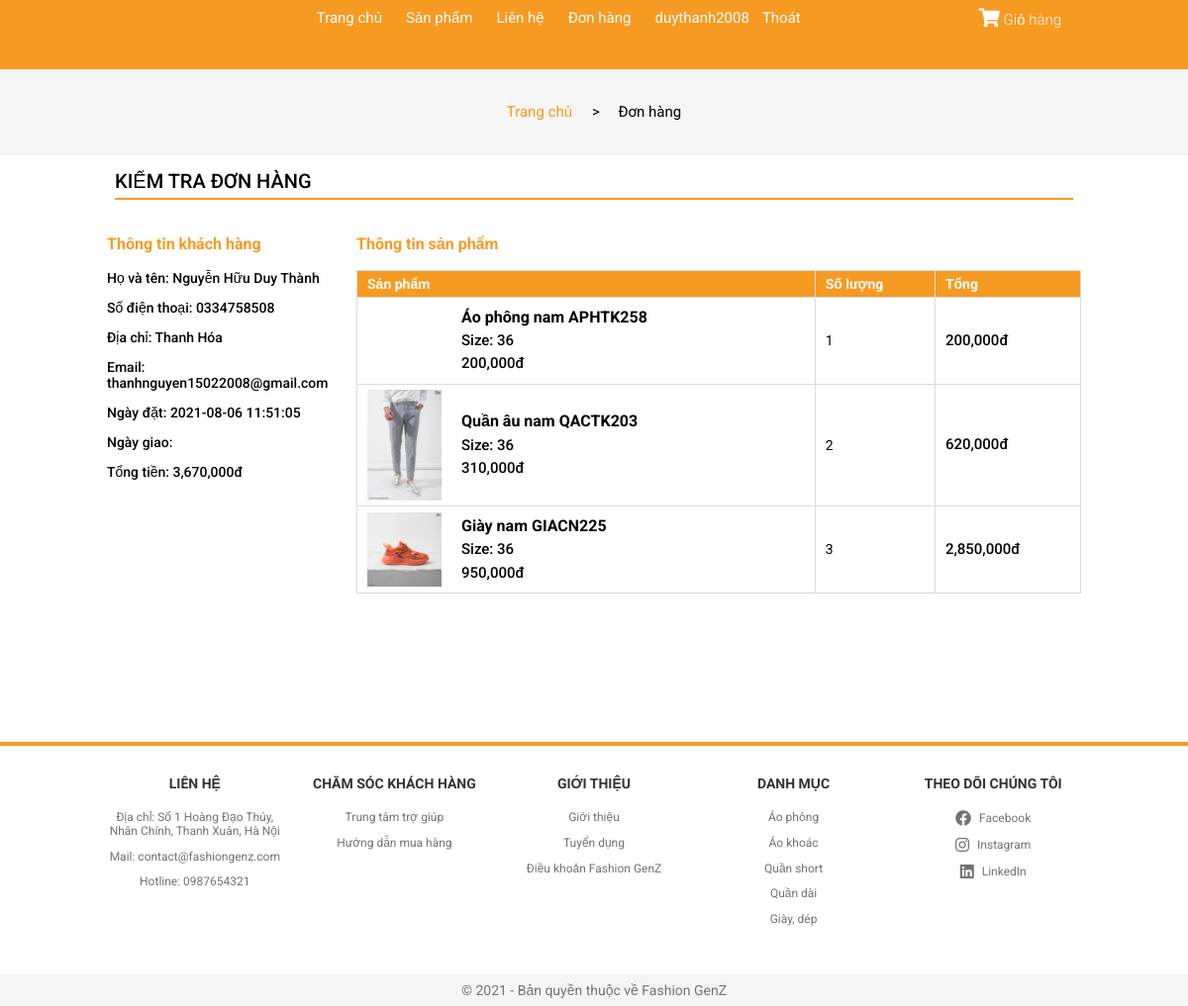
Page /?controller=chitietdonhang&id=859879 (signed in) on the earlier database version.
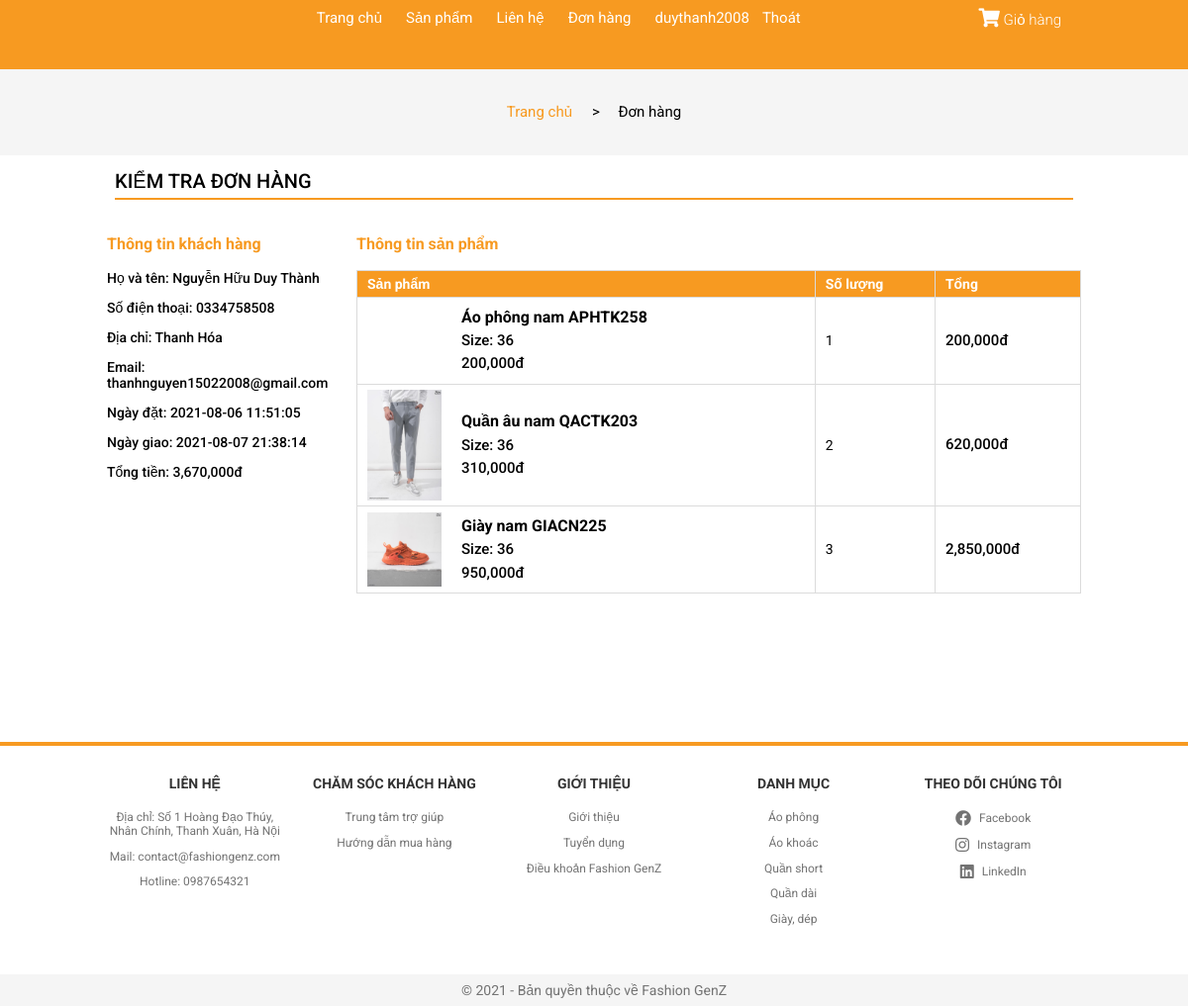
Same page on the later database version.
### tables this page shows
CREATE TABLE `user_order` (
  `id` int(11) NOT NULL,
  `fullname` varchar(100) DEFAULT NULL,
  `address` varchar(200) DEFAULT NULL,
  `email` varchar(100) DEFAULT NULL,
  `phone` varchar(20) DEFAULT NULL,
  `amount` int(11) DEFAULT NULL,
  `status` int(11) DEFAULT NULL,
  `time_order` datetime DEFAULT NULL,
  `time_delivered` datetime DEFAULT NULL,
  `user_id` int(11) DEFAULT NULL
);

### Controller/C-chitietdonhang.php (called while the page is built)
<?php
    if(isset($_SESSION['customer'])){
        $user = $database->get('user_info', array('id'=>$_SESSION['customer']));
    }
    $id = $_GET['id'];
    $package = $database->get('user_order',array('id'=>$id));
    $package_details = $database->get('user_order_detail',array('order_id'=>$id));
    require_once './View/V-chitietdonhang.php';
?>

### Model/M-database.php (called while the page is built, shortened)
<?php
    class database{
        protected $conn= null;
        protected $host='localhost';
        protected $user='root';
        protected $pass='';
        protected $dbname='fashiongenz';
        public function connect(){
             $this->conn = new mysqli($this->host,$this->user,$this->pass,$this->dbname);
        }
        public function get($table,$condition=array()){
          $sql= "SELECT * FROM $table ";
          if(!empty($condition)){
               $sql.="WHERE";
               foreach ($condition as $key => $value){
                    $sql.= " $key = '$value' AND";
               }
               $sql= trim($sql,"AND");
          }
          $query = mysqli_query($this->conn, $sql);
          $result=array();
          if ($query){
               while ($row= mysqli_fetch_assoc($query)){
                    $result[]=$row;
               }
          }
          return $result;
     }
    }
?>

### View/V-chitietdonhang.php (the view, shortened to what the changed rows need)
<!DOCTYPE html>
<html lang="en">
<head>
    <link rel="stylesheet" href="./Assets/Css/grid.css">
    <link rel="stylesheet" href="./Assets/Css/responsive.css">
    <link rel="stylesheet" href="./Assets/Css/main.css">
    <link rel="stylesheet" href="./Assets/Css/base.css">
    <link rel="stylesheet" href="https://cdnjs.cloudflare.com/ajax/libs/normalize/8.0.1/normalize.min.css" />
    <link rel="stylesheet" href="./Assets/Fonts/fontawesome-free-5.15.3-web/css/all.min.css">
</head>
<body>
        <div class="app">
            <header class="header">
                <div class="grid wide">
                    <nav class="header__navbar">
                        <ul class="header__navbar-list hide-on-mobile-tablet">
                            <li class="header__navbar-item">
                                <a href="?controller=trangchu" class="header__navbar-link">
                                    Trang chủ
                                </a>
                            </li>
                            <li class="header__navbar-item header__navbar-item-has-category">
                                <a href="?controller=sanpham" class="header__navbar-link">
                                    Sản phẩm
                                </a>
                            </li>
                            <li class="header__navbar-item">
                                <a href="?controller=lienhe" class="header__navbar-link">
                                    Liên hệ
                                </a>
                            </li>
                            <li class="header__navbar-item">
                                <a href="?controller=donhang" class="header__navbar-link">
                                    Đơn hàng
                                </a>
                            </li>
                            <?php
                                if(isset($_SESSION['customer']) && $_SESSION['customer'] != NULL){
                            ?>
                            <li class="header__navbar-item">
                               <a href="?controller=thongtinkhachhang" style="margin-left: 12px;
                                                  text-decoration: none;
                                                  padding: 0 6px;
                                                  font-size: 1.5rem;
                                                  color: var(--white-color);"> <?php echo $user[0]['username']?></a><a href="?controller=dangxuat" style="margin-left: 1px;" class="header__navbar-link">Thoát</a>
                            </li>
                            <?php } ?>
                        </ul>
                        <div class="header__navbar-cart">
                         <div class="header__navbar-cart-wrap">
                                <a href="?controller=giohang" class="header__navbar-cart-link">
                                    <i class="header__navbar-cart-icon fas fa-shopping-cart"></i>
                                    Giỏ hàng
                                </a>
                            </div>
                        </div>
                    </nav>
                </div>
            </header>
            <div class="content">
                <div class="account">
                    <div class="grid">
                        <div class="account__location">
                            <div>
                                <a class="accout__location-home" href="?controller=trangchu">Trang chủ</a>
                            </div>
                            <div>
                                <p class="accout__location-current"> > &nbsp;&nbsp;&nbsp; Đơn hàng</p>
                            </div>
                        </div>
                    </div>
                    <div class="grid wide">
                        <div class="row">
                            <div class="col l-12 m-12 c-12">
                            <div class="account__heading">Kiểm tra đơn hàng</div>
                                <div style="margin-top: 20px; margin-bottom: 50px;" class="row">
                                    <div class="col l-3 m-12 c-12">
                                        <div class="package__info-user">
                                            <h3 class="package__info-user-heading">Thông tin khách hàng</h3>
                                            <p class="package__info-user-show">Họ và tên: <?php echo $package[0]['fullname'] ?></p>
                                            <p class="package__info-user-show">Số điện thoại: <?php echo $package[0]['phone'] ?></p>
                                            <p class="package__info-user-show">Địa chỉ: <?php echo $package[0]['address'] ?></p>
                                            <p class="package__info-user-show">Email: <?php echo $package[0]['email'] ?></p>
                                            <p class="package__info-user-show">Ngày đặt: <?php echo $package[0]['time_order'] ?></p>
                                            <p class="package__info-user-show">Ngày giao: <?php echo $package[0]['time_delivered'] ?></p>
                                            <p class="package__info-user-show">Tổng tiền: <?php echo number_format($package[0]['amount']) ?>đ</p>
                                        </div>
                                    </div>
                                    <div class="col l-9 m-12m c-12">
                                        <h3 class="package__info-user-heading">Thông tin sản phẩm</h3>
                                        <div class="cart-table">
                                            <table>
                                                <thead>
                                                    <tr>
                                                        <th>Sản phẩm</th>
                                                        <th>Số lượng</th>
                                                        <th>Tổng</th>
                                                    </tr>
                                                </thead>
                                                <tbody>
                                                    <?php
                                                        foreach ($package_details as $key => $value){
                                                        $product_detail = $database->get('product',array('id'=>$value['product_id']));
                                                    ?>
                                                        <tr>
                                                            <td>
                                                                <div class="cart-product">
                                                                    <img src="<?php echo $product_detail[0]['image'] ?>" alt="" class="cart-product__img">
                                                                    <div class="cart-product__info">
                                                                        <p class="cart-product__info-name"><?php echo $product_detail[0]['name'] ?></p>
                                                                        <p class="cart-product__info-size">Size: <?php echo $value['size'] ?></p>
                                                                        <p class="cart-product__info-price"><?php echo number_format($value['price']) ?>đ</p>
                                                                    </div>
                                                                </div>
                                                            </td>
                                                            <td>
                                                                <div class="cart-product__qty">
                                                                    <p class="cart-product__qty-info"><?php echo $value['qty'] ?></p>
                                                                </div>
                                                            </td>
                                                            <td>
                                                                <p class="cart-product__total"><?php echo number_format($value['amount']) ?>đ</p>
                                                            </td>
                                                        </tr>
                                                    <?php } ?>
                                                </tbody>
                                            </table>
                                        </div>
                                    </div>
                                </div>
                            </div>
                        </div>
                    </div>
                </div>
            </div>
            <footer class="footer">
            <div class="grid wide footer__content">
                    <div class="row">
                        <div class="col l-2-4 m-4 c-6">
                            <h3 class="footer__heading">Liên hệ</h3>
                            <ul class="footer__list">
                                <li class="footer__list-item">
                                    <p class="footer__list-item-link">Địa chỉ: Số 1 Hoàng Đạo Thúy, Nhân Chính, Thanh Xuân, Hà Nội</p>
                                </li>
                                <li class="footer__list-item">
                                    <p class="footer__list-item-link">Mail: contact@fashiongenz.com</p>
                                </li>
                                <li class="footer__list-item">
                                    <p class="footer__list-item-link">Hotline: 0987654321</p>
                                </li>
                            </ul>
                        </div>
                        <div class="col l-2-4 m-4 c-6">
                            <h3 class="footer__heading">Chăm sóc khách hàng</h3>
                            <ul class="footer__list">
                                <li class="footer__list-item">
                                    <a href="#" class="footer__list-item-link">Trung tâm trợ giúp</a>
                                </li>
                                <li class="footer__list-item">
                                    <a href="#" class="footer__list-item-link">Hướng dẫn mua hàng</a>
                                </li>
                            </ul>
                        </div>
                        <div class="col l-2-4 m-4 c-6">
                            <h3 class="footer__heading">Giới thiệu</h3>
                            <ul class="footer__list">
                                <li class="footer__list-item">
                                    <a href="#" class="footer__list-item-link">Giới thiệu</a>
                                </li>
                                <li class="footer__list-item">
                                    <a href="#" class="footer__list-item-link">Tuyển dụng</a>
                                </li>
                                <li class="footer__list-item">
                                    <a href="#" class="footer__list-item-link">Điều khoản Fashion GenZ</a>
                                </li>
                            </ul>
                        </div>
                        <div class="col l-2-4 m-4 c-6">
                            <h3 class="footer__heading">Danh mục</h3>
                            <ul class="footer__list">
                                <li class="footer__list-item">
                                    <a href="#" class="footer__list-item-link">Áo phông</a>
                                </li>
                                <li class="footer__list-item">
                                    <a href="#" class="footer__list-item-link">Áo khoác</a>
                                </li>
                                <li class="footer__list-item">
                                    <a href="#" class="footer__list-item-link">Quần short</a>
                                </li>
                                <li class="footer__list-item">
                                    <a href="#" class="footer__list-item-link">Quần dài</a>
                                </li>
                                <li class="footer__list-item">
                                    <a href="#" class="footer__list-item-link">Giày, dép</a>
                                </li>
                            </ul>
                        </div>
                        <div class="col l-2-4 m-4 c-6">
                            <h3 class="footer__heading">Theo dõi chúng tôi</h3>
                            <ul class="footer__list">
                                <li class="footer__list-item">
                                    <a href="#" class="footer__list-item-link"><i class="footer__list-item-icon fab fa-facebook"></i> Facebook</a>
                                </li>
                                <li class="footer__list-item">
                                    <a href="#" class="footer__list-item-link"><i class="footer__list-item-icon fab fa-instagram"></i> Instagram</a>
                                </li>
                                <li class="footer__list-item">
                                    <a href="#" class="footer__list-item-link"><i class="footer__list-item-icon fab fa-linkedin"></i> LinkedIn</a>
                                </li>
                            </ul>
                        </div>
                    </div>
                </div>
                <div class="footer__copryright">
                    <div class="grid wide">
                        <div class="row">
                            <p class="footer__copryright-text">© 2021 - Bản quyền thuộc về Fashion GenZ</p>
                        </div>
                    </div>
                </div>
            </footer>
        </div>
</body>
</html>

Differences in the rows shown:
changed user_order "Nguyễn Hữu Duy Thành": time_delivered (not shown) → "2021-08-07 21:38:14"
